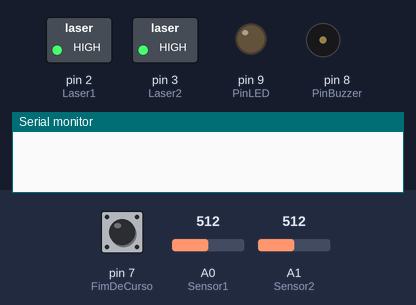
Recording of a sketch running on a simulated Arduino Uno, built with avr-gcc and run on an emulated ATmega328P. Parts: switched loads named in the sketch (green lamp = pin HIGH), output pins drawn as LEDs (lit = HIGH), buzzer (waves = sounding, pin HIGH), the last lines printed to the serial monitor. The test bench sets the inputs (shaded band); at power-on: A0 (Sensor1) = 512, pin 7 (FimDeCurso) HIGH, A1 (Sensor2) = 512.

Above: at 1.2 s.
1.3 s: A0 (Sensor1) set to 0
At 2.1 s:
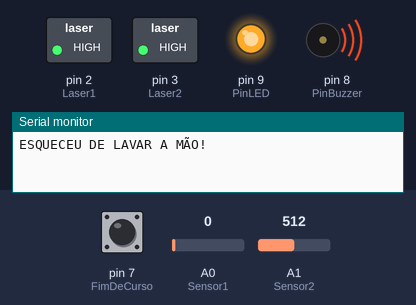
Timing chart, 0 to 4.3 s (numbered marks = the images above; inputs shaded):
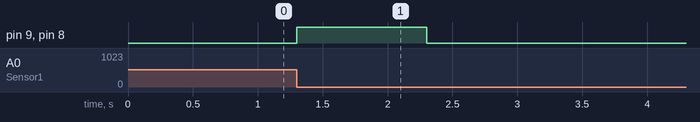

The sketch:

Sinalizador_Maos.ino
```cpp
/*
   Sensor para auxiliar no uso do Alcool em Gel
   Autor: Gustavo - Eletrogate
*/
#define TimeSensores 500 // Tempo limite em ms para passar entre os dois sensores
#define TimeLavar 10000 // Tempo limite (em ms) entre as mãos e passar nos sensores

#define SensibilidadeLDR 120 // É o nivel onde o sensor entenderá que passou alguem

//----- Declaração dos pinos que usaremos -------//
#define Sensor1 A0
#define Sensor2 A1
#define FimDeCurso 7
#define Laser1 2
#define Laser2 3
#define PinBuzzer 8
#define PinLED 9
//-----------------------------------------------//

byte ReconhecerSentido();


void setup() {
  Serial.begin(9600);
  pinMode(Laser1, OUTPUT);
  pinMode(Laser2, OUTPUT);
  digitalWrite(Laser1, HIGH);
  digitalWrite(Laser2, HIGH);
  pinMode(FimDeCurso, INPUT_PULLUP);
  pinMode(Sensor1, INPUT);
  pinMode(Sensor2, INPUT);
  pinMode(PinBuzzer, OUTPUT);
  pinMode(PinLED, OUTPUT);
}

void loop() {
  long time1 = -10000; // Faz o tempo ser -10s para simpliciar a lógica, onde, já inicia com o tempo que lavou a mão pela ultima vez excedido
  while (1) {
    if (!digitalRead(FimDeCurso)) { // Se caso a pessoa usou o alcool em gel, salva em qual tempo foi
      time1 = millis();
    }

    if (ReconhecerSentido() == 2) { // Verifica se a pessoa está no sentido 2, que é saindo de casa
      if ((millis() - time1) > TimeLavar) { // Ele confere se lavou a mão nos ultimos 10 segundos, se não, faz o alerta sonoro e visual.
        Serial.println("ESQUECEU DE LAVAR A MÃO!");
        digitalWrite(PinLED, HIGH);
        digitalWrite(PinBuzzer, HIGH);
        delay(1000);
        digitalWrite(PinLED, LOW);
        digitalWrite(PinBuzzer, LOW);
      }
      else {
        Serial.println("LAVOU AS MÃOS!"); // faz i time1 ser negativo para que garanta que na proxima pessoa que passar sem lavar as mãos, apite.
        time1 = -10000;
      }
    }
  }

}


byte ReconhecerSentido() { // Esse algoritmo reconhece qual sentido a pessoa passou. Se retornar 0 é porque não passou ninguem. O sentido 2 é porque a pessoa entrou em casa.
  byte sentido;
  unsigned long time1, tempototal = 0;
  sentido = 0;
  if (analogRead(Sensor1) > SensibilidadeLDR) {
    while (analogRead(Sensor1) > SensibilidadeLDR) {}
    tempototal = 0;
    time1 = millis();
    while ((analogRead(Sensor2) < SensibilidadeLDR) and (tempototal < TimeSensores)) {
      tempototal = millis() - time1;
    }

    if (tempototal < TimeSensores) {
      sentido = 2;
      return (sentido);
    }
  }

  if (analogRead(Sensor2) > SensibilidadeLDR) {
    while (analogRead(Sensor2) > SensibilidadeLDR) {}
    tempototal = 0;
    time1 = millis();
    while ((analogRead(Sensor1) < SensibilidadeLDR) and (tempototal < TimeSensores)) {
      tempototal = millis() - time1;
    }
    if (tempototal < TimeSensores) {
      sentido = 1;
      return (sentido);
    }
  }
  return (sentido);
}
```

Measured:
- after the input at 1.3 s, pin 9 (PinLED), pin 8 (PinBuzzer): LOW → HIGH at once, → LOW 1.0 s later
